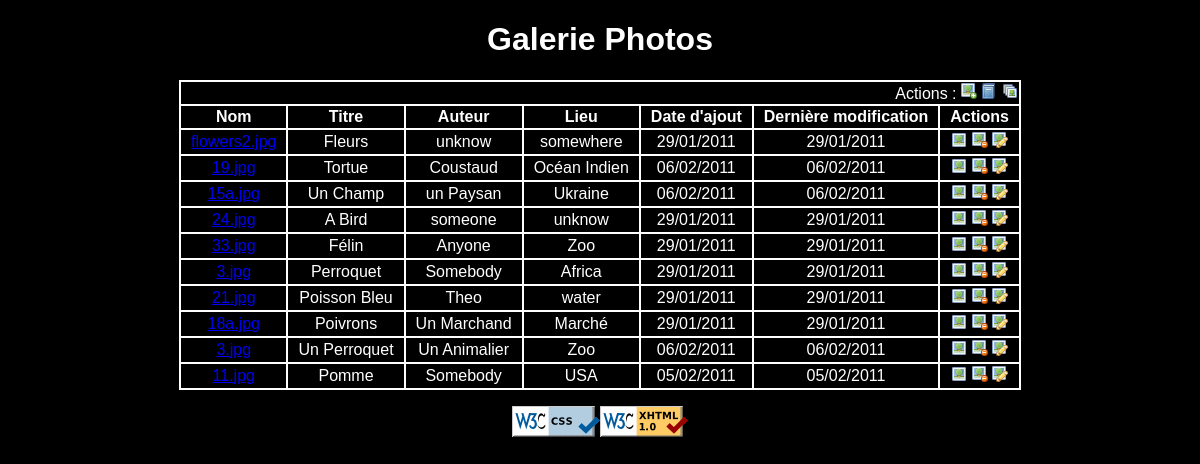
The page / on the database its author committed.
### tables this page shows
CREATE TABLE IF NOT EXISTS `gd_photos` (
  `id` int(11) NOT NULL AUTO_INCREMENT,
  `chemin_photo` text NOT NULL,
  `chemin_thumbnail` text NOT NULL,
  `nom` text NOT NULL,
  `titre_photo` varchar(100) NOT NULL,
  `auteur` varchar(50) NOT NULL,
  `lieu` varchar(100) NOT NULL,
  `date_up` date NOT NULL,
  `date_modify` date NOT NULL,
  `ip_add` varchar(15) NOT NULL,
  `ip_modify` varchar(15) NOT NULL,
  PRIMARY KEY (`id`)
);

### Date.class.php (called while the page is built, shortened)
<?php
Class Date {
	public static function DateSQLToFrench($date){
		$date=explode("-",$date);
		$date_s=$date[2]."/".$date[1]."/".$date[0];
		return $date_s;
	}
}
?>

### index.php (the view, shortened to what this page needs)
<?php
require_once('Date.class.php');
if(isset($_GET['tag'])){$tag = $_GET['tag'];} else{$tag = "";}
$Erreur="";
if($tag == ""){
	$sql = "SELECT id, nom, titre_photo, auteur, lieu, date_up, date_modify FROM gd_photos;";
}
else{
	$sql = "SELECT id, nom, titre_photo, auteur, lieu, date_up, date_modify FROM gd_photos
			WHERE id IN (SELECT id_ph FROM gd_liensphta WHERE id_ta='".mysql_escape_string($tag)."');";
}
$result = mysql_query($sql);
if (!$result){
	die('Requete invalide : ' . mysql_error());
}
else {
	if(mysql_num_rows($result) > 0){
		while ($row =mysql_fetch_assoc($result)){
	        $tableau_photos[$row['id']]=$row;
		}
	}
	else {
		$Erreur="Pas de photos à afficher.";
	}
}
?>
<!DOCTYPE html PUBLIC "-//W3C//DTD XHTML 1.0 Strict//EN" "http://www.w3.org/TR/xhtml1/DTD/xhtml1-strict.dtd">
<html xmlns="http://www.w3.org/1999/xhtml" lang="fr" xml:lang="fr">
<head>
<link rel="stylesheet" href="style.css" type="text/css"></link>
</head>
<body>
	<h1>Galerie Photos</h1>
	<table class="index">
		<tr  class="index">
		<td colspan="7" class="menu_table">Actions : <a href="upload.php"><img src="pictures/picture_add.png" alt="Upload" title="Ajouter une image" /></a>
			<a href="tags.php"><img src="pictures/book.png" alt="Gestion tags" title="Gestion des tags" /></a>
			<a href="index.php"><img src="pictures/pictures.png" alt="Index" title="Recharger cette page sans option." /></a>
			</td>
		</tr>
		<tr class="titre">
			<td  class="index">Nom</td>
			<td  class="index">Titre</td>
			<td  class="index">Auteur</td>
			<td  class="index">Lieu</td>
			<td  class="index">Date d'ajout</td>
			<td  class="index">Derni&egrave;re modification</td>
			<td  class="index">Actions</td>
		</tr>
	<?php
		if($Erreur==""){
			foreach($tableau_photos as $key => $value){
				echo "
					<tr  class=\"index\">
						<td  class=\"index\"><a href=\"picture.php?picture=view_".$value['id']."\">".$value['nom']."</a></td>
						<td  class=\"index\">".$value['titre_photo']."</td>
						<td  class=\"index\">".$value['auteur']."</td>
						<td  class=\"index\">".$value['lieu']."</td>
						<td  class=\"index\">".Date::DateSQLToFrench($value['date_up'])."</td>
						<td  class=\"index\">".Date::DateSQLToFrench($value['date_modify'])."</td>
						<td  class=\"index\">
							<a href=\"picture.php?picture=view_".$value['id']."\" ><img src=\"pictures/picture.png\" alt=\"Visualiser Photo\" title=\"Visualiser la photo\" /></a>
							<a href=\"picture.php?picture=dele_".$value['id']."\" ><img src=\"pictures/picture_delete.png\" alt=\"Suppression Photo\" title=\"Supprimer la photo\" /></a>
							<a href=\"edit.php?id=".$value['id']."\" ><img src=\"pictures/picture_edit.png\" alt=\"Edition Photo\" title=\"Editer la photo\" /></a>
						</td>
					</tr>
				";
			}
		}
		else{
			echo "<tr  class=\"index\"><td colspan=\"7\" class=\"index\"><p class=\"Erreurs1\">$Erreur</p></td></tr>";
		}
	?>
	</table>
	<?php require_once('footer.php'); ?>
</body>
</html>

### style.css (style rules this page uses)
body { font-family:arial, verdana, sans-serif; background-color:black; color:#FFFFFF; }
img { border:0px; }
h1, h2.mil { text-align:center; }
.titre { font-weight:bold; }
.menu_table { text-align:right; }
table.index { border:2px solid white; margin:auto; border-collapse:collapse; }
tr.index { border:2px solid white; }
td.index { text-align:center; border:2px solid white; padding:2px 10px 2px 10px; }

### rows shown on the page
gd_photos: nom "flowers2.jpg", titre_photo "Fleurs", auteur "unknow", lieu "somewhere", date_up "29/01/2011", date_modify "29/01/2011"
gd_photos: nom "19.jpg", titre_photo "Tortue", auteur "Coustaud", lieu "Océan Indien", date_up "06/02/2011", date_modify "06/02/2011"
gd_photos: nom "15a.jpg", titre_photo "Un Champ", auteur "un Paysan", lieu "Ukraine", date_up "06/02/2011", date_modify "06/02/2011"
gd_photos: nom "24.jpg", titre_photo "A Bird", auteur "someone", lieu "unknow", date_up "29/01/2011", date_modify "29/01/2011"
gd_photos: nom "33.jpg", titre_photo "Félin", auteur "Anyone", lieu "Zoo", date_up "29/01/2011", date_modify "29/01/2011"
gd_photos: nom "3.jpg", titre_photo "Perroquet", auteur "Somebody", lieu "Africa", date_up "29/01/2011", date_modify "29/01/2011"
gd_photos: nom "21.jpg", titre_photo "Poisson Bleu", auteur "Theo", lieu "water", date_up "29/01/2011", date_modify "29/01/2011"
gd_photos: nom "18a.jpg", titre_photo "Poivrons", auteur "Un Marchand", lieu "Marché", date_up "29/01/2011", date_modify "29/01/2011"
gd_photos: nom "3.jpg", titre_photo "Un Perroquet", auteur "Un Animalier", lieu "Zoo", date_up "06/02/2011", date_modify "06/02/2011"
gd_photos: nom "11.jpg", titre_photo "Pomme", auteur "Somebody", lieu "USA", date_up "05/02/2011", date_modify "05/02/2011"
